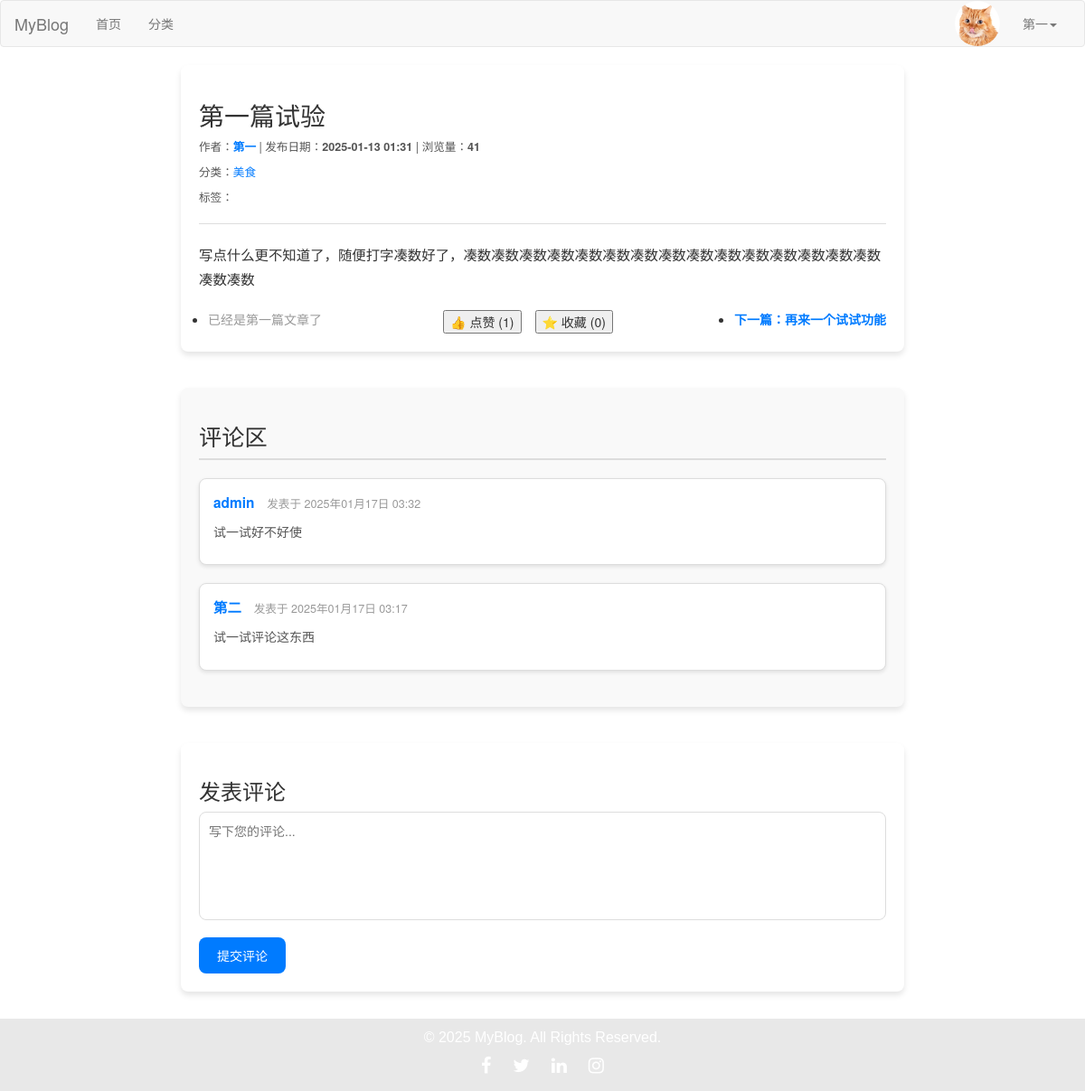
/post/1/ (signed in), run on an earlier commit of the app's database.
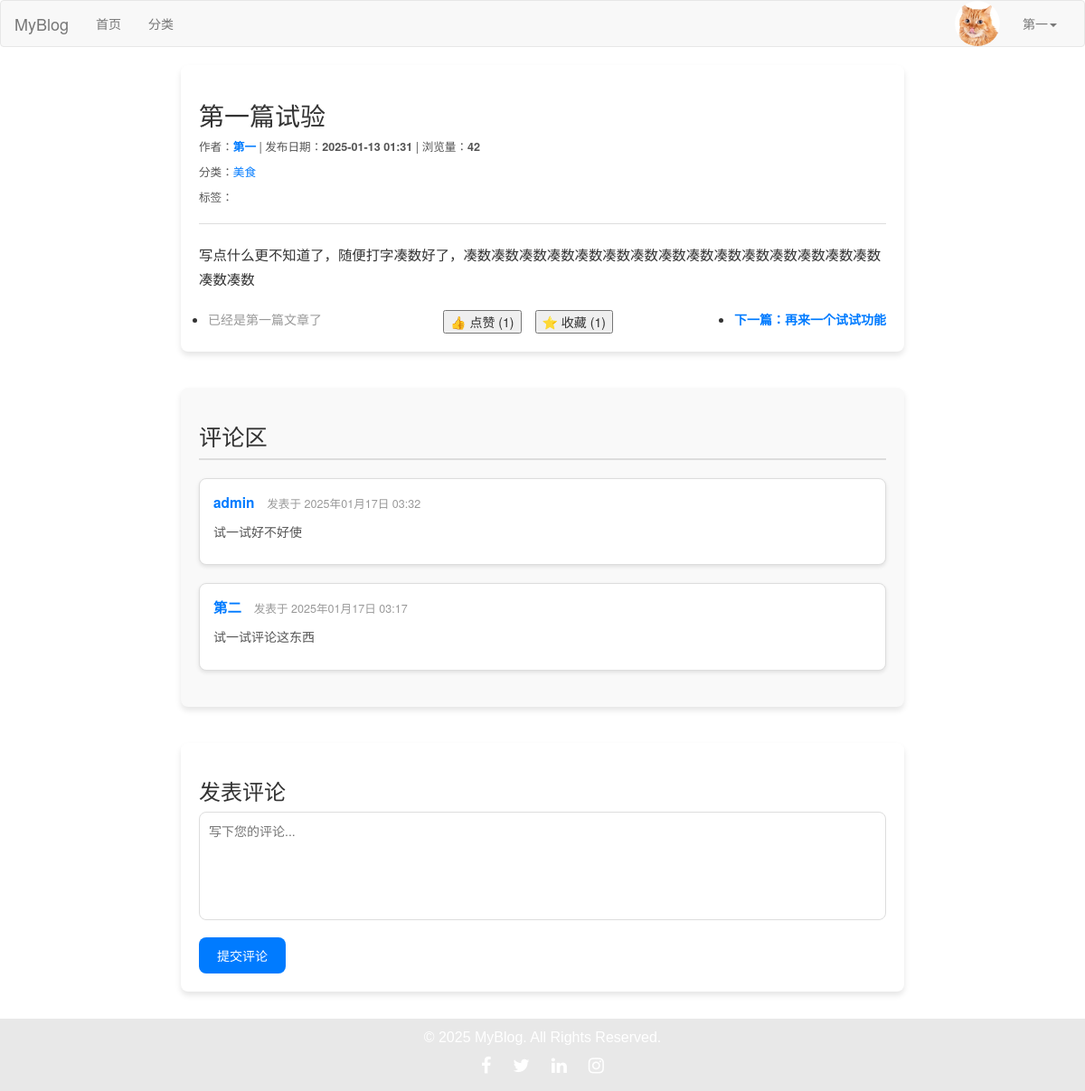
And on a later commit of the database.
### blog/models.py (models this page shows, shortened)
class Post(models.Model):
    DRAFT = 'draft'
    PUBLISHED = 'published'
    STATUS_CHOICES = [
        (DRAFT, '草稿'),
        (PUBLISHED, '已发布'),
    ]
    title = models.CharField(max_length=61, verbose_name="文章标题")
    desc = models.TextField(max_length=200, blank=True, default="", verbose_name="文章描述")
    category = models.ForeignKey(Category, on_delete=models.CASCADE, verbose_name="分类")
    content = models.TextField(verbose_name="文章详情")
    tags = models.ManyToManyField(Tag, related_name='posts', verbose_name="文章标签")  # 修改为 ManyToManyField
    owner = models.ForeignKey(User, on_delete=models.CASCADE, verbose_name="作者")
    is_hot = models.BooleanField(default=False, verbose_name='是否热门')
    pv = models.IntegerField(default=0, verbose_name='浏览量')
    add_date = models.DateTimeField(auto_now_add=True, verbose_name="添加时间")
    pub_date = models.DateTimeField(auto_now=True, verbose_name="修改时间")
    status = models.CharField(max_length=10, choices=STATUS_CHOICES, default=DRAFT, verbose_name="状态")
    liked_users = models.ManyToManyField(
        User,
        related_name="liked_posts",
        blank=True,
        verbose_name="点赞用户",
    )
    favorited_users = models.ManyToManyField(
        User,
        related_name="favorited_posts",
        blank=True,
        verbose_name="收藏用户",
    )
    def total_likes(self):
        return self.liked_users.count()
    def total_favorites(self):
        return self.favorited_users.count()
    class Meta:
        verbose_name = "文章"
        verbose_name_plural = verbose_name

class Category(models.Model):
    name = models.CharField(max_length=32, verbose_name="分类名称")
    desc = models.TextField(max_length=200, blank=True, default="", verbose_name="分类描述")
    add_date = models.DateTimeField(auto_now_add=True, verbose_name="添加时间")
    pub_date = models.DateTimeField(auto_now_add=True, verbose_name="修改时间")
    class Meta:
        verbose_name="博客分类"
        verbose_name_plural = verbose_name

### blog/views/post.py (the view)
# urls.py: path('post/<int:post_id>/', post.post_detail, name='post_detail'),
def post_detail(request, post_id):
    post = get_object_or_404(Post, id=post_id)
    prev_post = Post.objects.filter(id__lt=post_id).order_by('-id').first()
    next_post = Post.objects.filter(id__gt=post_id).order_by('id').first()
    Post.objects.filter(id=post_id).update(pv=F('pv') + 1)  # 增加浏览量
    previous_url = request.META.get('HTTP_REFERER', None)
    images = post.images.all()
    return render(request, 'post_detail.html', {
        'post': post,
        'prev_post': prev_post,
        'next_post': next_post,
        'images': images,  # 将图片传递到模板
        'previous_url': previous_url,
    })

### blog/templates/post_detail.html (shortened to what this page needs)
{% extends 'layout/base.html' %}
{% load static %}
{% block content %}
    <article>
        <header>
            <h1>{{ post.title }}</h1>
            <p>
                作者：<strong><a
                    href="{% url 'blog:author_profile' post.owner.id %}">{{ post.owner.username }}</a></strong> |
                发布日期：<strong>{{ post.add_date|date:"Y-m-d H:i" }}</strong> |
                浏览量：<strong>{{ post.pv }}</strong>
            </p>
            <p>分类：<a href="{% url 'blog:category_detail' post.category.id %}">{{ post.category.name }}</a></p>
            <p>标签：
            </p>
        </header>
        <section>
            <p>{{ post.content|safe }}</p>
        </section>
        <nav aria-label="文章导航">
            <ul class="post-navigation">
                <li>
                    {% if prev_post %}
                        <a href="{% url 'blog:post_detail' prev_post.id %}"
                           class="prev-post">上一篇：{{ prev_post.title }}</a>
                    {% else %}
                        <span class="no-prev-post">已经是第一篇文章了</span>
                    {% endif %}
                </li>
                <li class="like-favorite-buttons">
                    <div class="like-section">
                        <button id="like-button" data-post-id="{{ post.id }}">
                            👍 点赞 (<span id="like-count">{{ post.total_likes }}</span>)
                        </button>
                    </div>
                    <div class="favorite-section">
                        <button id="favorite-button" data-post-id="{{ post.id }}">
                            ⭐ 收藏 (<span id="favorite-count">{{ post.total_favorites }}</span>)
                        </button>
                    </div>
                </li>
                <li>
                    {% if next_post %}
                        <a href="{% url 'blog:post_detail' next_post.id %}"
                           class="next-post">下一篇：{{ next_post.title }}</a>
                    {% else %}
                        <span class="no-next-post">已经是最后一篇文章了</span>
                    {% endif %}
                </li>
            </ul>
        </nav>
    </article>
    <div class="comments-section">
        <h2>评论区</h2>
        {% if post.comments.exists %}
            <ul class="comments-list">
                {% for comment in post.comments.all %}
                    <li>
                        <strong>{{ comment.user.username }}</strong>
                        <time>发表于 {{ comment.created_at|date:"Y年m月d日 H:i" }}</time>
                        <p>{{ comment.content }}</p>
                    </li>
                {% endfor %}
            </ul>
        {% else %}
            <p>暂无评论，快来抢沙发吧！</p>
        {% endif %}
    </div>
    {% if user.is_authenticated %}
        <div class="comment-form">
            <h3>发表评论</h3>
            <form method="post" action="{% url 'blog:add_comment' post.id %}">
                <textarea name="content" placeholder="写下您的评论..." required></textarea>
                <button type="submit">提交评论</button>
            </form>
        </div>
    {% else %}
        <div class="comment-form">
            <p>请 <a href="{% url 'users:login' %}">登录</a> 后发表评论。</p>
        </div>
    {% endif %}
{% endblock %}

What changed in the data, as far as the page shows it:
changed Post "第一篇试验": pv "41" → "42"; total_favorites "0" → "1"
